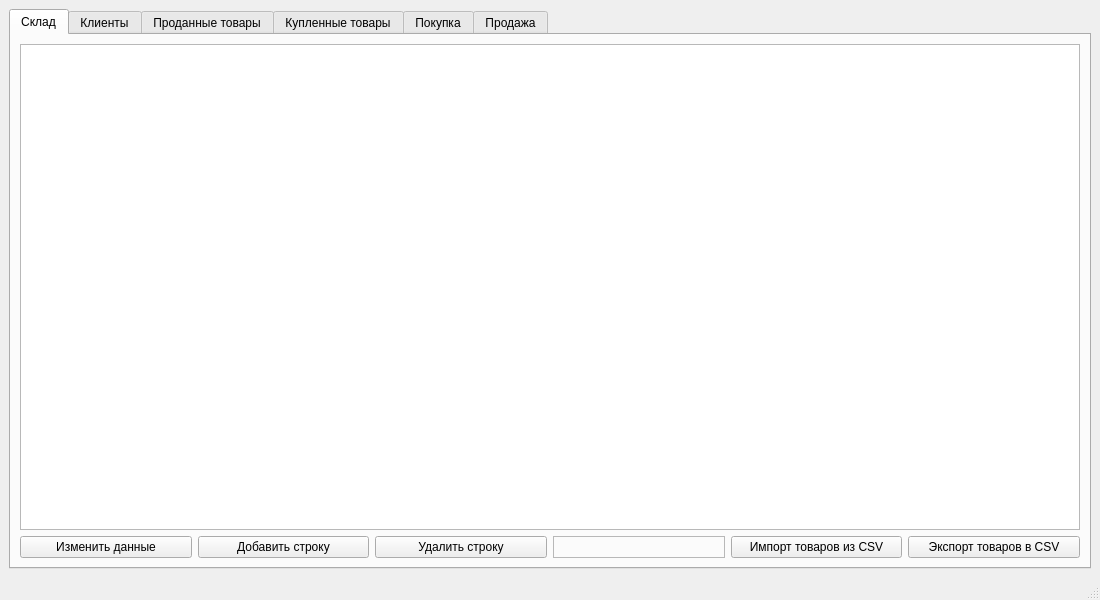
<?xml version="1.0" encoding="UTF-8"?>
<ui version="4.0">
 <class>MainWindow</class>
 <widget class="QMainWindow" name="MainWindow">
  <property name="windowModality">
   <enum>Qt::WindowModal</enum>
  </property>
  <property name="enabled">
   <bool>true</bool>
  </property>
  <property name="geometry">
   <rect>
    <x>0</x>
    <y>0</y>
    <width>1100</width>
    <height>600</height>
   </rect>
  </property>
  <property name="sizePolicy">
   <sizepolicy hsizetype="Fixed" vsizetype="Fixed">
    <horstretch>0</horstretch>
    <verstretch>0</verstretch>
   </sizepolicy>
  </property>
  <property name="minimumSize">
   <size>
    <width>1100</width>
    <height>600</height>
   </size>
  </property>
  <property name="maximumSize">
   <size>
    <width>1100</width>
    <height>600</height>
   </size>
  </property>
  <property name="contextMenuPolicy">
   <enum>Qt::CustomContextMenu</enum>
  </property>
  <property name="windowTitle">
   <string>Программа для ведения бизнеса</string>
  </property>
  <widget class="QWidget" name="centralwidget">
   <property name="enabled">
    <bool>true</bool>
   </property>
   <property name="minimumSize">
    <size>
     <width>0</width>
     <height>0</height>
    </size>
   </property>
   <layout class="QVBoxLayout" name="verticalLayout_5">
    <item>
     <widget class="QTabWidget" name="tabWidget">
      <property name="contextMenuPolicy">
       <enum>Qt::CustomContextMenu</enum>
      </property>
      <property name="currentIndex">
       <number>0</number>
      </property>
      <widget class="QWidget" name="warehouse">
       <property name="contextMenuPolicy">
        <enum>Qt::CustomContextMenu</enum>
       </property>
       <attribute name="title">
        <string>Склад</string>
       </attribute>
       <layout class="QVBoxLayout" name="verticalLayout">
        <item>
         <widget class="QTableWidget" name="warehouse_table">
          <property name="enabled">
           <bool>true</bool>
          </property>
         </widget>
        </item>
        <item>
         <layout class="QGridLayout" name="gridLayout">
          <item row="0" column="4">
           <widget class="QPushButton" name="button_import_warehouse">
            <property name="text">
             <string>Импорт товаров из CSV</string>
            </property>
           </widget>
          </item>
          <item row="0" column="5">
           <widget class="QPushButton" name="button_export_warehouse">
            <property name="text">
             <string>Экспорт товаров в CSV</string>
            </property>
           </widget>
          </item>
          <item row="0" column="0">
           <widget class="QPushButton" name="button_editing_warehouse">
            <property name="text">
             <string>Изменить данные</string>
            </property>
           </widget>
          </item>
          <item row="0" column="1">
           <widget class="QPushButton" name="button_add_warehouse">
            <property name="text">
             <string>Добавить строку</string>
            </property>
           </widget>
          </item>
          <item row="0" column="2">
           <widget class="QPushButton" name="button_delete_warehouse">
            <property name="text">
             <string>Удалить строку</string>
            </property>
           </widget>
          </item>
          <item row="0" column="3">
           <widget class="QFrame" name="frame">
            <property name="frameShape">
             <enum>QFrame::StyledPanel</enum>
            </property>
            <property name="frameShadow">
             <enum>QFrame::Raised</enum>
            </property>
           </widget>
          </item>
         </layout>
        </item>
       </layout>
      </widget>
      <widget class="QWidget" name="customers">
       <attribute name="title">
        <string>Клиенты</string>
       </attribute>
       <layout class="QVBoxLayout" name="verticalLayout_2">
        <item>
         <widget class="QTableWidget" name="customers_table">
          <property name="enabled">
           <bool>true</bool>
          </property>
         </widget>
        </item>
        <item>
         <layout class="QGridLayout" name="gridLayout_2">
          <item row="0" column="1">
           <widget class="QPushButton" name="button_add_customers">
            <property name="text">
             <string>Добавить строку</string>
            </property>
           </widget>
          </item>
          <item row="0" column="5">
           <widget class="QPushButton" name="button_export_customers">
            <property name="text">
             <string>Экспорт клиентов в CSV</string>
            </property>
           </widget>
          </item>
          <item row="0" column="4">
           <widget class="QPushButton" name="button_import_customers">
            <property name="text">
             <string>Импорт клиентов из CSV</string>
            </property>
           </widget>
          </item>
          <item row="0" column="2">
           <widget class="QPushButton" name="button_delete_customers">
            <property name="text">
             <string>Удалить строку</string>
            </property>
           </widget>
          </item>
          <item row="0" column="0">
           <widget class="QPushButton" name="button_editing_customers">
            <property name="text">
             <string>Изменить данные</string>
            </property>
           </widget>
          </item>
          <item row="0" column="3">
           <widget class="QFrame" name="frame_2">
            <property name="frameShape">
             <enum>QFrame::StyledPanel</enum>
            </property>
            <property name="frameShadow">
             <enum>QFrame::Raised</enum>
            </property>
           </widget>
          </item>
         </layout>
        </item>
       </layout>
      </widget>
      <widget class="QWidget" name="sell_product">
       <attribute name="title">
        <string>Проданные товары</string>
       </attribute>
       <layout class="QVBoxLayout" name="verticalLayout_3">
        <item>
         <widget class="QTableWidget" name="sell_product_table">
          <property name="enabled">
           <bool>true</bool>
          </property>
         </widget>
        </item>
        <item>
         <layout class="QGridLayout" name="gridLayout_6">
          <item row="0" column="1">
           <widget class="QPushButton" name="button_export_product_sell">
            <property name="text">
             <string>Экспорт книги продаж в CSV</string>
            </property>
           </widget>
          </item>
          <item row="0" column="0">
           <widget class="QFrame" name="frame_5">
            <property name="frameShape">
             <enum>QFrame::StyledPanel</enum>
            </property>
            <property name="frameShadow">
             <enum>QFrame::Raised</enum>
            </property>
           </widget>
          </item>
          <item row="0" column="2">
           <widget class="QFrame" name="frame_6">
            <property name="frameShape">
             <enum>QFrame::StyledPanel</enum>
            </property>
            <property name="frameShadow">
             <enum>QFrame::Raised</enum>
            </property>
           </widget>
          </item>
         </layout>
        </item>
       </layout>
      </widget>
      <widget class="QWidget" name="product_buy_tab">
       <attribute name="title">
        <string>Купленные товары</string>
       </attribute>
       <layout class="QVBoxLayout" name="verticalLayout_4">
        <item>
         <widget class="QTableWidget" name="buy_product_table">
          <property name="enabled">
           <bool>true</bool>
          </property>
         </widget>
        </item>
        <item>
         <layout class="QGridLayout" name="gridLayout_5">
          <item row="0" column="1">
           <widget class="QPushButton" name="button_export_product_buy">
            <property name="text">
             <string>Экспорт книги покупок в CSV</string>
            </property>
           </widget>
          </item>
          <item row="0" column="0">
           <widget class="QFrame" name="frame_3">
            <property name="frameShape">
             <enum>QFrame::StyledPanel</enum>
            </property>
            <property name="frameShadow">
             <enum>QFrame::Raised</enum>
            </property>
           </widget>
          </item>
          <item row="0" column="2">
           <widget class="QFrame" name="frame_4">
            <property name="frameShape">
             <enum>QFrame::StyledPanel</enum>
            </property>
            <property name="frameShadow">
             <enum>QFrame::Raised</enum>
            </property>
           </widget>
          </item>
         </layout>
        </item>
       </layout>
      </widget>
      <widget class="QWidget" name="buy">
       <property name="contextMenuPolicy">
        <enum>Qt::CustomContextMenu</enum>
       </property>
       <attribute name="title">
        <string>Покупка</string>
       </attribute>
       <widget class="QWidget" name="formLayoutWidget_2">
        <property name="geometry">
         <rect>
          <x>250</x>
          <y>80</y>
          <width>581</width>
          <height>202</height>
         </rect>
        </property>
        <layout class="QFormLayout" name="formLayout_3">
         <item row="0" column="1">
          <widget class="QTextEdit" name="textEdit_8">
           <property name="enabled">
            <bool>false</bool>
           </property>
           <property name="html">
            <string>&lt;!DOCTYPE HTML PUBLIC &quot;-//W3C//DTD HTML 4.0//EN&quot; &quot;http://www.w3.org/TR/REC-html40/strict.dtd&quot;&gt;
&lt;html&gt;&lt;head&gt;&lt;meta name=&quot;qrichtext&quot; content=&quot;1&quot; /&gt;&lt;style type=&quot;text/css&quot;&gt;
p, li { white-space: pre-wrap; }
&lt;/style&gt;&lt;/head&gt;&lt;body style=&quot; font-family:'MS Shell Dlg 2'; font-size:8.25pt; font-weight:400; font-style:normal;&quot;&gt;
&lt;p align=&quot;center&quot; style=&quot; margin-top:0px; margin-bottom:0px; margin-left:0px; margin-right:0px; -qt-block-indent:0; text-indent:0px;&quot;&gt;&lt;span style=&quot; font-size:14pt;&quot;&gt;Выберите товар:&lt;/span&gt;&lt;/p&gt;&lt;/body&gt;&lt;/html&gt;</string>
           </property>
          </widget>
         </item>
         <item row="1" column="1">
          <widget class="QComboBox" name="product_buy"/>
         </item>
         <item row="2" column="1">
          <widget class="QTextEdit" name="textEdit_9">
           <property name="enabled">
            <bool>false</bool>
           </property>
           <property name="html">
            <string>&lt;!DOCTYPE HTML PUBLIC &quot;-//W3C//DTD HTML 4.0//EN&quot; &quot;http://www.w3.org/TR/REC-html40/strict.dtd&quot;&gt;
&lt;html&gt;&lt;head&gt;&lt;meta name=&quot;qrichtext&quot; content=&quot;1&quot; /&gt;&lt;style type=&quot;text/css&quot;&gt;
p, li { white-space: pre-wrap; }
&lt;/style&gt;&lt;/head&gt;&lt;body style=&quot; font-family:'MS Shell Dlg 2'; font-size:8.25pt; font-weight:400; font-style:normal;&quot;&gt;
&lt;p align=&quot;center&quot; style=&quot; margin-top:0px; margin-bottom:0px; margin-left:0px; margin-right:0px; -qt-block-indent:0; text-indent:0px;&quot;&gt;&lt;span style=&quot; font-size:14pt;&quot;&gt;Введите количество товара, которое хотите купить:&lt;/span&gt;&lt;/p&gt;&lt;/body&gt;&lt;/html&gt;</string>
           </property>
          </widget>
         </item>
         <item row="3" column="1">
          <widget class="QLineEdit" name="count_product_buy"/>
         </item>
        </layout>
       </widget>
       <widget class="QPushButton" name="button_buy">
        <property name="geometry">
         <rect>
          <x>480</x>
          <y>310</y>
          <width>121</width>
          <height>31</height>
         </rect>
        </property>
        <property name="text">
         <string>Купить!</string>
        </property>
       </widget>
       <widget class="QLabel" name="label">
        <property name="enabled">
         <bool>true</bool>
        </property>
        <property name="geometry">
         <rect>
          <x>480</x>
          <y>390</y>
          <width>121</width>
          <height>111</height>
         </rect>
        </property>
        <property name="styleSheet">
         <string notr="true"/>
        </property>
        <property name="text">
         <string/>
        </property>
        <property name="textFormat">
         <enum>Qt::AutoText</enum>
        </property>
        <property name="pixmap">
         <pixmap resource="project_Qt.qrc">:/Buy/Покупка.jpeg</pixmap>
        </property>
        <property name="scaledContents">
         <bool>true</bool>
        </property>
        <property name="alignment">
         <set>Qt::AlignCenter</set>
        </property>
       </widget>
      </widget>
      <widget class="QWidget" name="sell">
       <attribute name="title">
        <string>Продажа</string>
       </attribute>
       <widget class="QWidget" name="formLayoutWidget">
        <property name="geometry">
         <rect>
          <x>250</x>
          <y>30</y>
          <width>581</width>
          <height>341</height>
         </rect>
        </property>
        <layout class="QFormLayout" name="formLayout">
         <property name="sizeConstraint">
          <enum>QLayout::SetDefaultConstraint</enum>
         </property>
         <property name="rowWrapPolicy">
          <enum>QFormLayout::DontWrapRows</enum>
         </property>
         <item row="0" column="1">
          <widget class="QTextEdit" name="textEdit_3">
           <property name="enabled">
            <bool>false</bool>
           </property>
           <property name="html">
            <string>&lt;!DOCTYPE HTML PUBLIC &quot;-//W3C//DTD HTML 4.0//EN&quot; &quot;http://www.w3.org/TR/REC-html40/strict.dtd&quot;&gt;
&lt;html&gt;&lt;head&gt;&lt;meta name=&quot;qrichtext&quot; content=&quot;1&quot; /&gt;&lt;style type=&quot;text/css&quot;&gt;
p, li { white-space: pre-wrap; }
&lt;/style&gt;&lt;/head&gt;&lt;body style=&quot; font-family:'MS Shell Dlg 2'; font-size:8.25pt; font-weight:400; font-style:normal;&quot;&gt;
&lt;p align=&quot;center&quot; style=&quot; margin-top:0px; margin-bottom:0px; margin-left:0px; margin-right:0px; -qt-block-indent:0; text-indent:0px;&quot;&gt;&lt;span style=&quot; font-size:14pt;&quot;&gt;Выберите клиента:&lt;/span&gt;&lt;/p&gt;&lt;/body&gt;&lt;/html&gt;</string>
           </property>
          </widget>
         </item>
         <item row="1" column="1">
          <widget class="QComboBox" name="customers_sell"/>
         </item>
         <item row="2" column="1">
          <widget class="QTextEdit" name="textEdit_2">
           <property name="enabled">
            <bool>false</bool>
           </property>
           <property name="html">
            <string>&lt;!DOCTYPE HTML PUBLIC &quot;-//W3C//DTD HTML 4.0//EN&quot; &quot;http://www.w3.org/TR/REC-html40/strict.dtd&quot;&gt;
&lt;html&gt;&lt;head&gt;&lt;meta name=&quot;qrichtext&quot; content=&quot;1&quot; /&gt;&lt;style type=&quot;text/css&quot;&gt;
p, li { white-space: pre-wrap; }
&lt;/style&gt;&lt;/head&gt;&lt;body style=&quot; font-family:'MS Shell Dlg 2'; font-size:8.25pt; font-weight:400; font-style:normal;&quot;&gt;
&lt;p align=&quot;center&quot; style=&quot; margin-top:0px; margin-bottom:0px; margin-left:0px; margin-right:0px; -qt-block-indent:0; text-indent:0px;&quot;&gt;&lt;span style=&quot; font-size:14pt;&quot;&gt;Выберите товар:&lt;/span&gt;&lt;/p&gt;&lt;/body&gt;&lt;/html&gt;</string>
           </property>
          </widget>
         </item>
         <item row="3" column="1">
          <widget class="QComboBox" name="product_sell"/>
         </item>
         <item row="4" column="1">
          <widget class="QTextEdit" name="textEdit">
           <property name="enabled">
            <bool>false</bool>
           </property>
           <property name="html">
            <string>&lt;!DOCTYPE HTML PUBLIC &quot;-//W3C//DTD HTML 4.0//EN&quot; &quot;http://www.w3.org/TR/REC-html40/strict.dtd&quot;&gt;
&lt;html&gt;&lt;head&gt;&lt;meta name=&quot;qrichtext&quot; content=&quot;1&quot; /&gt;&lt;style type=&quot;text/css&quot;&gt;
p, li { white-space: pre-wrap; }
&lt;/style&gt;&lt;/head&gt;&lt;body style=&quot; font-family:'MS Shell Dlg 2'; font-size:8.25pt; font-weight:400; font-style:normal;&quot;&gt;
&lt;p align=&quot;center&quot; style=&quot; margin-top:0px; margin-bottom:0px; margin-left:0px; margin-right:0px; -qt-block-indent:0; text-indent:0px;&quot;&gt;&lt;span style=&quot; font-size:14pt;&quot;&gt;Введите количество товара, которые хотите продать клиенту:&lt;/span&gt;&lt;/p&gt;&lt;/body&gt;&lt;/html&gt;</string>
           </property>
          </widget>
         </item>
         <item row="5" column="1">
          <widget class="QLineEdit" name="count_product_sell"/>
         </item>
        </layout>
       </widget>
       <widget class="QPushButton" name="button_sell">
        <property name="geometry">
         <rect>
          <x>470</x>
          <y>400</y>
          <width>121</width>
          <height>31</height>
         </rect>
        </property>
        <property name="text">
         <string>Продать!</string>
        </property>
       </widget>
       <widget class="QLabel" name="label_2">
        <property name="enabled">
         <bool>true</bool>
        </property>
        <property name="geometry">
         <rect>
          <x>490</x>
          <y>440</y>
          <width>80</width>
          <height>61</height>
         </rect>
        </property>
        <property name="styleSheet">
         <string notr="true">background-image: url(:/newPrefix/Покупка.jpg);</string>
        </property>
        <property name="text">
         <string/>
        </property>
        <property name="pixmap">
         <pixmap resource="project_Qt.qrc">:/Sell/Продажа.jpeg</pixmap>
        </property>
        <property name="scaledContents">
         <bool>true</bool>
        </property>
       </widget>
      </widget>
     </widget>
    </item>
   </layout>
  </widget>
  <widget class="QStatusBar" name="statusbar"/>
  <widget class="QMenuBar" name="menubar">
   <property name="geometry">
    <rect>
     <x>0</x>
     <y>0</y>
     <width>1100</width>
     <height>21</height>
    </rect>
   </property>
  </widget>
 </widget>
 <resources>
  <include location="project_Qt.qrc"/>
 </resources>
 <connections/>
</ui>
